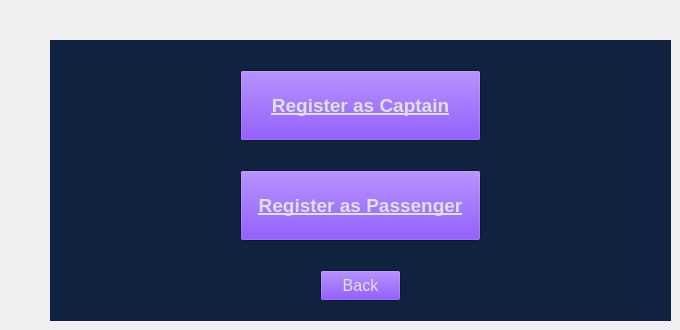
    <widget class="QWidget" name="page_3">
     <widget class="QWidget" name="index2" native="true">
      <property name="geometry">
       <rect>
        <x>50</x>
        <y>40</y>
        <width>621</width>
        <height>281</height>
       </rect>
      </property>
      <property name="palette">
       <palette>
        <active>
         <colorrole role="Window">
          <brush brushstyle="SolidPattern">
           <color alpha="255">
            <red>17</red>
            <green>34</green>
            <blue>64</blue>
           </color>
          </brush>
         </colorrole>
        </active>
        <inactive>
         <colorrole role="Window">
          <brush brushstyle="SolidPattern">
           <color alpha="255">
            <red>17</red>
            <green>34</green>
            <blue>64</blue>
           </color>
          </brush>
         </colorrole>
        </inactive>
        <disabled>
         <colorrole role="Base">
          <brush brushstyle="SolidPattern">
           <color alpha="255">
            <red>17</red>
            <green>34</green>
            <blue>64</blue>
           </color>
          </brush>
         </colorrole>
         <colorrole role="Window">
          <brush brushstyle="SolidPattern">
           <color alpha="255">
            <red>17</red>
            <green>34</green>
            <blue>64</blue>
           </color>
          </brush>
         </colorrole>
        </disabled>
       </palette>
      </property>
      <property name="autoFillBackground">
       <bool>true</bool>
      </property>
      <widget class="QPushButton" name="registerSelectionBackButton">
       <property name="geometry">
        <rect>
         <x>270</x>
         <y>230</y>
         <width>81</width>
         <height>31</height>
        </rect>
       </property>
       <property name="palette">
        <palette>
         <active>
          <colorrole role="Button">
           <brush brushstyle="SolidPattern">
            <color alpha="255">
             <red>85</red>
             <green>0</green>
             <blue>255</blue>
            </color>
           </brush>
          </colorrole>
          <colorrole role="ButtonText">
           <brush brushstyle="SolidPattern">
            <color alpha="255">
             <red>224</red>
             <green>224</green>
             <blue>224</blue>
            </color>
           </brush>
          </colorrole>
         </active>
         <inactive>
          <colorrole role="Button">
           <brush brushstyle="SolidPattern">
            <color alpha="255">
             <red>85</red>
             <green>0</green>
             <blue>255</blue>
            </color>
           </brush>
          </colorrole>
          <colorrole role="ButtonText">
           <brush brushstyle="SolidPattern">
            <color alpha="255">
             <red>224</red>
             <green>224</green>
             <blue>224</blue>
            </color>
           </brush>
          </colorrole>
         </inactive>
         <disabled>
          <colorrole role="Button">
           <brush brushstyle="SolidPattern">
            <color alpha="255">
             <red>85</red>
             <green>0</green>
             <blue>255</blue>
            </color>
           </brush>
          </colorrole>
         </disabled>
        </palette>
       </property>
       <property name="font">
        <font>
         <family>Tahoma</family>
         <pointsize>12</pointsize>
         <bold>false</bold>
        </font>
       </property>
       <property name="text">
        <string>Back</string>
       </property>
      </widget>
      <widget class="QPushButton" name="captainRegisterSelectionButton">
       <property name="geometry">
        <rect>
         <x>190</x>
         <y>30</y>
         <width>241</width>
         <height>71</height>
        </rect>
       </property>
       <property name="palette">
        <palette>
         <active>
          <colorrole role="Button">
           <brush brushstyle="SolidPattern">
            <color alpha="255">
             <red>85</red>
             <green>0</green>
             <blue>255</blue>
            </color>
           </brush>
          </colorrole>
          <colorrole role="BrightText">
           <brush brushstyle="SolidPattern">
            <color alpha="255">
             <red>224</red>
             <green>224</green>
             <blue>224</blue>
            </color>
           </brush>
          </colorrole>
          <colorrole role="ButtonText">
           <brush brushstyle="SolidPattern">
            <color alpha="255">
             <red>224</red>
             <green>224</green>
             <blue>224</blue>
            </color>
           </brush>
          </colorrole>
         </active>
         <inactive>
          <colorrole role="Button">
           <brush brushstyle="SolidPattern">
            <color alpha="255">
             <red>85</red>
             <green>0</green>
             <blue>255</blue>
            </color>
           </brush>
          </colorrole>
          <colorrole role="BrightText">
           <brush brushstyle="SolidPattern">
            <color alpha="255">
             <red>224</red>
             <green>224</green>
             <blue>224</blue>
            </color>
           </brush>
          </colorrole>
          <colorrole role="ButtonText">
           <brush brushstyle="SolidPattern">
            <color alpha="255">
             <red>224</red>
             <green>224</green>
             <blue>224</blue>
            </color>
           </brush>
          </colorrole>
         </inactive>
         <disabled>
          <colorrole role="Button">
           <brush brushstyle="SolidPattern">
            <color alpha="255">
             <red>85</red>
             <green>0</green>
             <blue>255</blue>
            </color>
           </brush>
          </colorrole>
          <colorrole role="BrightText">
           <brush brushstyle="SolidPattern">
            <color alpha="255">
             <red>224</red>
             <green>224</green>
             <blue>224</blue>
            </color>
           </brush>
          </colorrole>
         </disabled>
        </palette>
       </property>
       <property name="font">
        <font>
         <family>Tahoma</family>
         <pointsize>14</pointsize>
         <bold>true</bold>
         <underline>true</underline>
        </font>
       </property>
       <property name="text">
        <string>Register as Captain</string>
       </property>
      </widget>
      <widget class="QPushButton" name="passengerRegisterSelectionButton">
       <property name="geometry">
        <rect>
         <x>190</x>
         <y>130</y>
         <width>241</width>
         <height>71</height>
        </rect>
       </property>
       <property name="palette">
        <palette>
         <active>
          <colorrole role="Button">
           <brush brushstyle="SolidPattern">
            <color alpha="255">
             <red>85</red>
             <green>0</green>
             <blue>255</blue>
            </color>
           </brush>
          </colorrole>
          <colorrole role="ButtonText">
           <brush brushstyle="SolidPattern">
            <color alpha="255">
             <red>224</red>
             <green>224</green>
             <blue>224</blue>
            </color>
           </brush>
          </colorrole>
         </active>
         <inactive>
          <colorrole role="Button">
           <brush brushstyle="SolidPattern">
            <color alpha="255">
             <red>85</red>
             <green>0</green>
             <blue>255</blue>
            </color>
           </brush>
          </colorrole>
          <colorrole role="ButtonText">
           <brush brushstyle="SolidPattern">
            <color alpha="255">
             <red>224</red>
             <green>224</green>
             <blue>224</blue>
            </color>
           </brush>
          </colorrole>
         </inactive>
         <disabled>
          <colorrole role="Button">
           <brush brushstyle="SolidPattern">
            <color alpha="255">
             <red>85</red>
             <green>0</green>
             <blue>255</blue>
            </color>
           </brush>
          </colorrole>
         </disabled>
        </palette>
       </property>
       <property name="font">
        <font>
         <family>Tahoma</family>
         <pointsize>14</pointsize>
         <bold>true</bold>
         <underline>true</underline>
        </font>
       </property>
       <property name="text">
        <string>Register as Passenger</string>
       </property>
      </widget>
     </widget>
    </widget>
